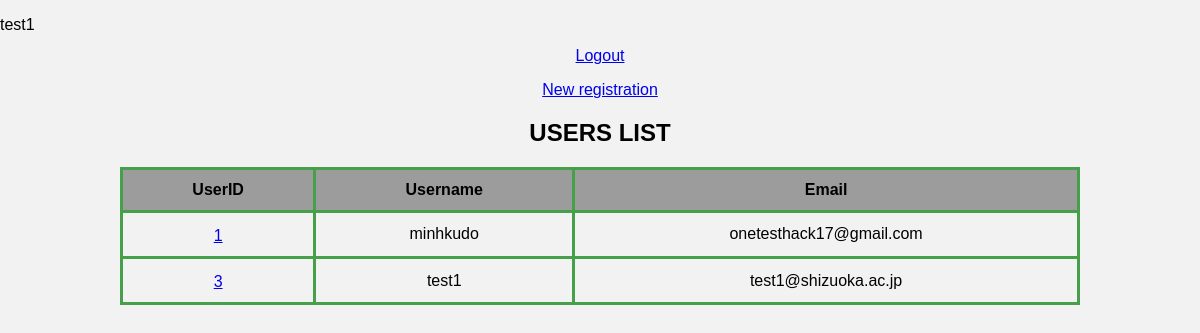
Before: /crud/users (signed in) with the older database file.
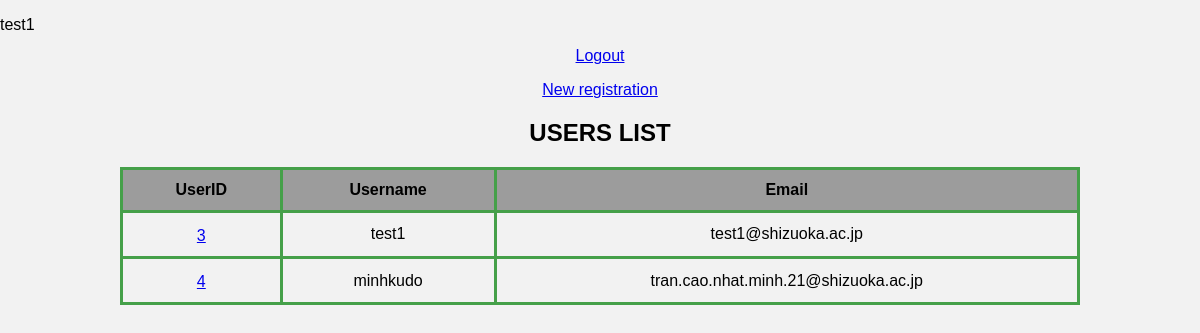
After: the same page with the newer database file.
### apps/crud/models.py (models this page shows, shortened)
class User(db.Model, UserMixin):
    __tablename__ = "users"
    id = db.Column(db.Integer, primary_key=True)
    username = db.Column(db.String, index=True)
    email = db.Column(db.String, unique=True, index=True)
    password_hash = db.Column(db.String)
    created_at = db.Column(db.DateTime, default=datetime.now)
    updated_at = db.Column(db.DateTime, default=datetime.now, onupdate=datetime.now)
    @property
    def password(self):
        raise AttributeError("Unreadable")

### apps/crud/views.py (the view)
@crud.route("/users")
@login_required
def users():
    users = User.query.all()
    return render_template("crud/index.html", users=users)

### apps/crud/models.py (called while the page is built)
@login_manager.user_loader
def load_user(user_id):
    return User.query.get(user_id)

### apps/crud/templates/crud/index.html
{% extends "crud/base.html" %} {% block title %}Users List{% endblock %} {%
block content %}
<a href="{{url_for('crud.create_user')}}">New registration</a>
<h2>USERS LIST</h2>
<table>
  <tr>
    <th>UserID</th>
    <th>Username</th>
    <th>Email</th>
  </tr>
  {% for user in users %}
  <tr>
    <td>
      <a href="{{ url_for('crud.edit_user', user_id=user.id) }}">{{user.id}}</a>
    </td>
    <td>{{user.username}}</td>
    <td>{{user.email}}</td>
  </tr>
  {% endfor %}
</table>
{% endblock %}

### apps/crud/templates/crud/base.html (shortened to what this page needs)
<!DOCTYPE html>
<html lang="en" class="no-js">
  <head>
    <link
      rel="stylesheet"
      href="{{url_for('crud.static', filename='style.css')}}"
    />
  </head>
  <body>
    <div>
      {% if current_user.is_authenticated %}
      <p>
        <span>{{ current_user.username }}</span>
        <span><a href="{{ url_for('auth.logout') }}">Logout</a></span>
      </p>
      {% endif %}
    </div>
    {% block content %}{% endblock %}
  </body>
</html>

### apps/crud/static/style.css (style rules this page uses)
body { font-family: Arial, sans-serif; background-color: #f2f2f2; margin: 0; padding: 0; justify-content: center; align-items: center; height: 100vh; }
h2 { margin-bottom: 20px; text-align: center; }
a { display: block; text-align: center; margin-top: 10pt; margin-bottom: 10px; }
table { margin: 0 auto; border-collapse: collapse; width: 80%; }
table, th, td { border: 3px solid #45a049; }
th { text-align: center; background-color: #9c9c9c; padding: 8pt; }
td { text-align: center; }

Changed rows visible on the page:
removed User: id "1", username "minhkudo", email "onetesthack17@gmail.com"
added User: id "4", username "minhkudo", email "tran.cao.nhat.minh.21@shizuoka.ac.jp"
